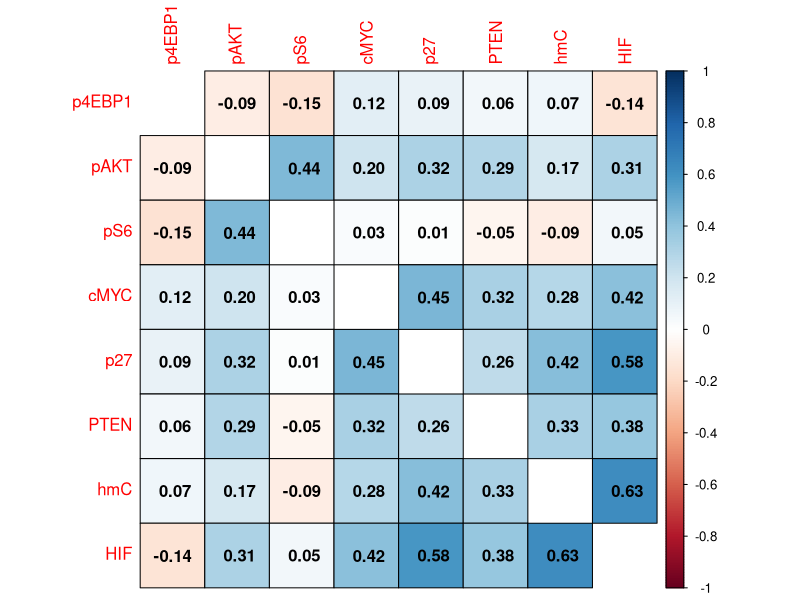
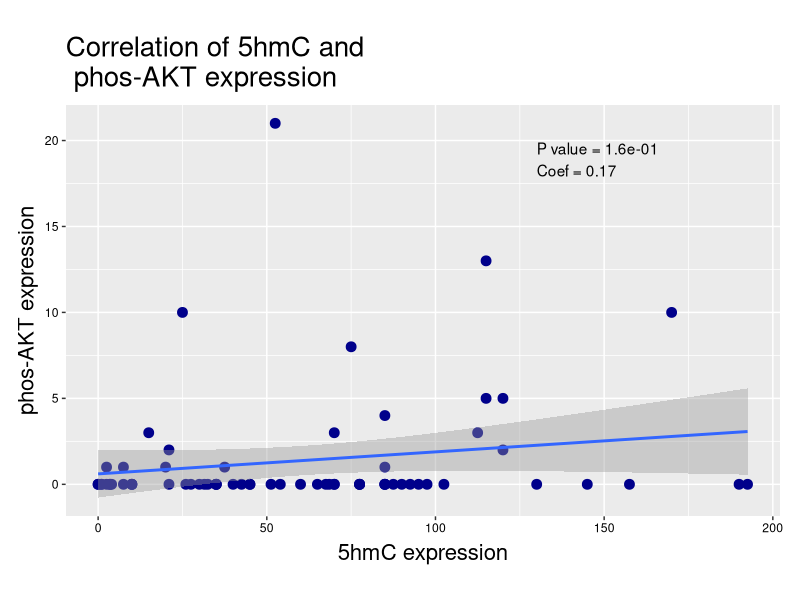
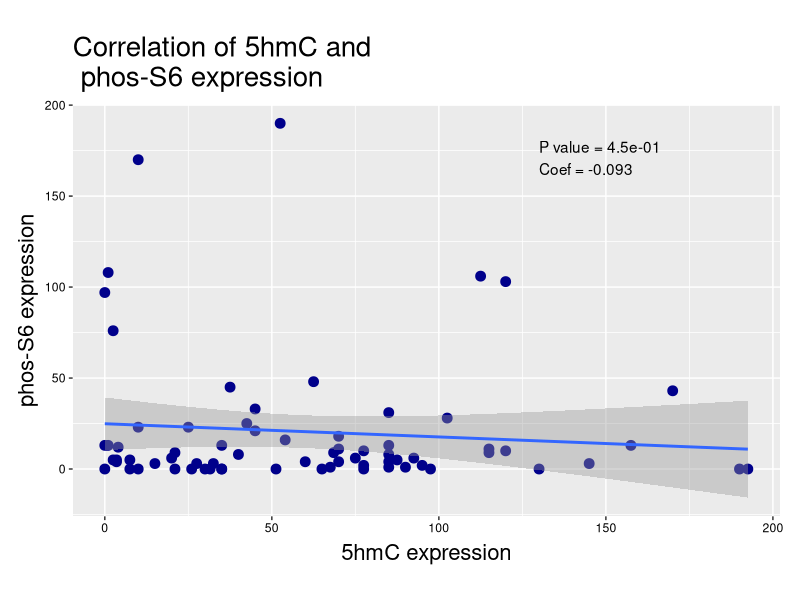
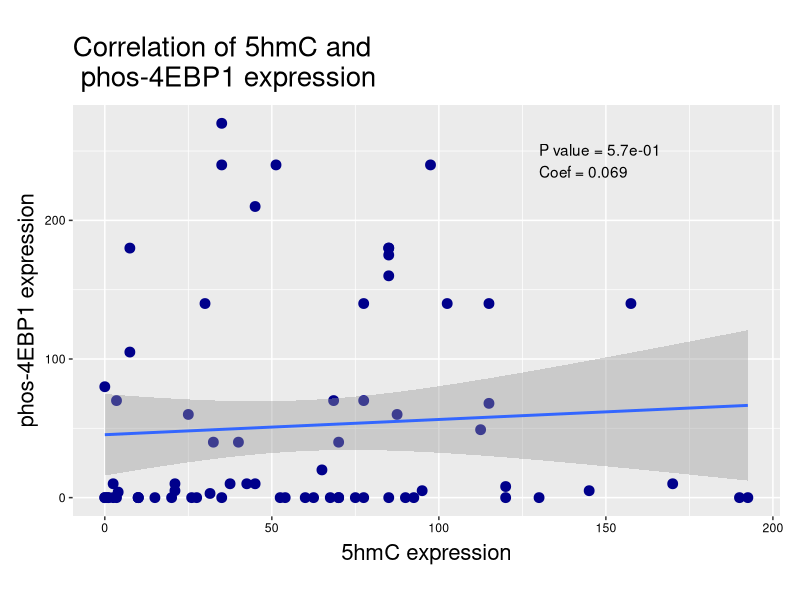
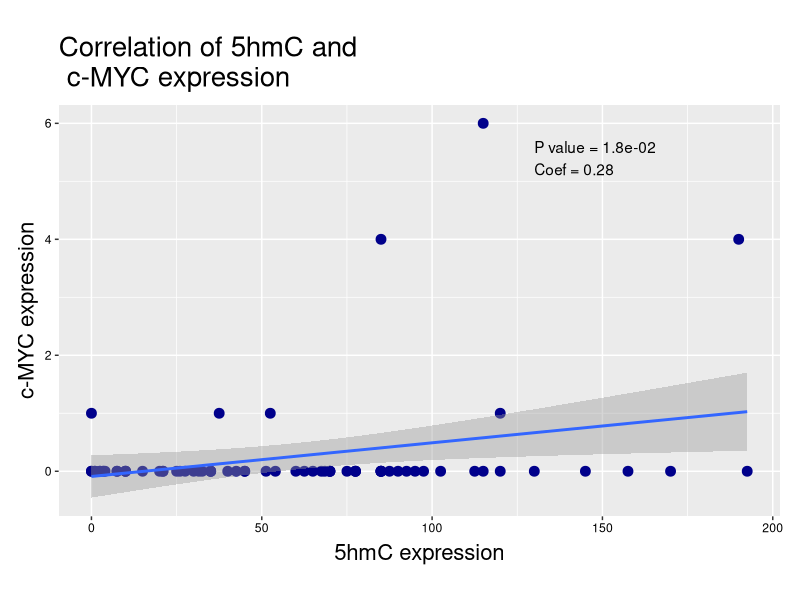
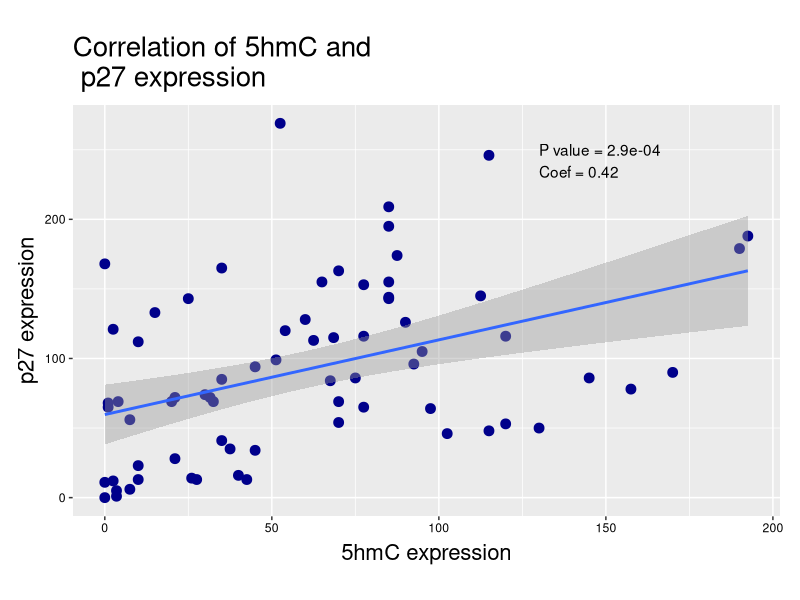
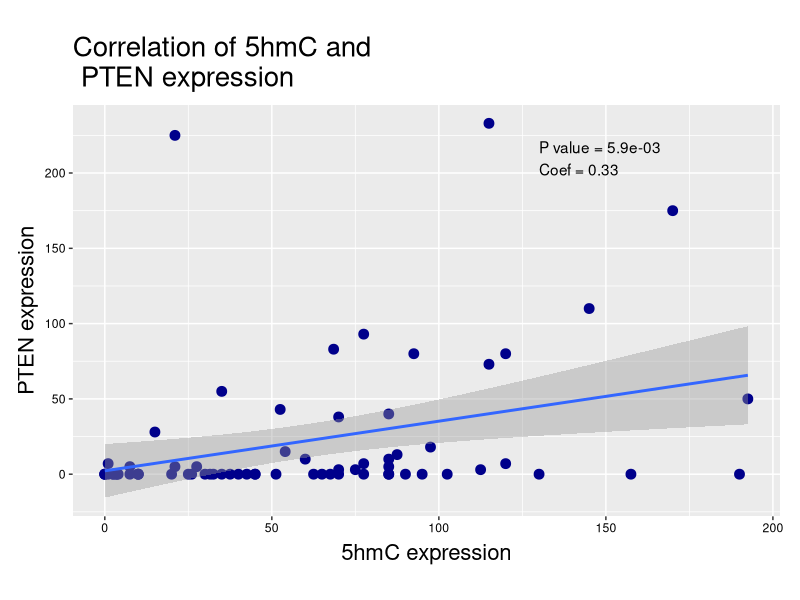
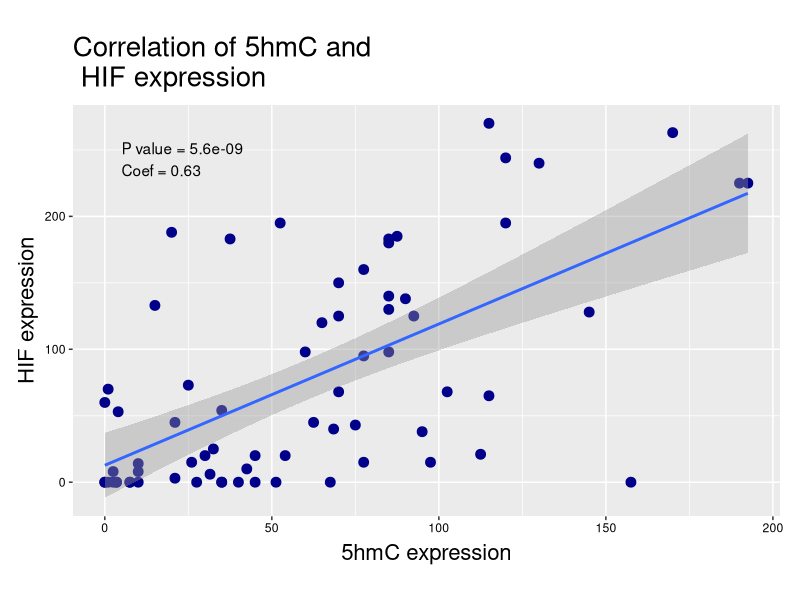

Reproduce these figures in R, in order.
## ---- chunk 1
# Establishing global options
library(knitr)
opts_chunk$set(echo = FALSE, warning = FALSE, message = FALSE)
options(knitr.table.format = "markdown")
# Loading libraries and scripts
library(corrplot)
library(dplyr)
library(tidyr)
library(stringr)
library(ggplot2)
library(grid)
# Personalized ggplot2 theme
gtheme <- theme(
  plot.title = element_text(size = 20, vjust = 1.5),
  axis.title.x = element_text(vjust = 0, size = 16),
  axis.text.x = element_text(color = "black"),
  axis.title.y = element_text(vjust = 1.5, size = 16),
  axis.text.y = element_text(color = "black"),
  legend.position = c(.9, .9),
  legend.title = element_blank(),
  plot.margin = unit(c(2, 1, 2, 1), "lines")
)
## ---- chunk 2
# Load the dataset
Data_full <- read.csv("DatasetKidney.csv")
# Fix column names
colnames(Data_full) <- colnames(Data_full) %>%
  str_replace_all("\\.", "_")
# Select primary tumors and biomarkers
Data <- Data_full %>%
  filter(site == "Primary") %>%
  select(hmc_med_tumor, cmyc_tumor:pten_tumor)
# Listo of biomarkers
biomarkers <- c("hmC", "cMYC", "p27", "pAKT", "pS6", "p4EBP1", "HIF", "PTEN")
colnames(Data) <- biomarkers
## ---- chunk 3
gcor <- function(X = 130) {
  C <- cor.test(VarX, VarY)
  C_P <- format(C$p.value, digits = 2, scientific = TRUE)
  C_C <- format(C$estimate, digits = 2)
  Y <- max(VarY, na.rm = T) - 0.1*max(VarY, na.rm = T)
  ggplot(Data, aes(x = VarX, y = VarY)) +
    geom_point(color = "darkblue", size = 3) +
    geom_smooth(method = lm) +
    annotate("text",
           label = paste("P value =", C_P, "\nCoef =", C_C),
           x = X, y = Y, hjust = 0) +
    xlab("5hmC expression") +
    ylab(Ylab) +
    ggtitle(paste("Correlation of 5hmC and\n", Ylab)) +
    gtheme
}
## ---- chunk 4
cor_table <- cor(Data, use = "pairwise.complete.obs")
corrplot(cor_table,
  method = "color",
  diag = FALSE,
  outline = TRUE,
  addCoef.col = "black",
  order = "hclust"
)
## ---- chunk 5
# Establish VarX for all scatterplots
VarX <- Data$hmC
# phos-AKT
VarY <- Data$pAKT
Ylab <- "phos-AKT expression"
gcor()
# phos-S6
VarY <- Data$pS6
Ylab <- "phos-S6 expression"
gcor()
# phos-4EBP1
VarY <- Data$p4EBP1
Ylab <- "phos-4EBP1 expression"
gcor()
# c-MYC
VarY <- Data$cMYC
Ylab <- "c-MYC expression"
gcor()
# p27
VarY <- Data$p27
Ylab <- "p27 expression"
gcor()
# p27
VarY <- Data$PTEN
Ylab <- "PTEN expression"
gcor()
# HIF
VarY <- Data$HIF
Ylab <- "HIF expression"
gcor(X = 5)
